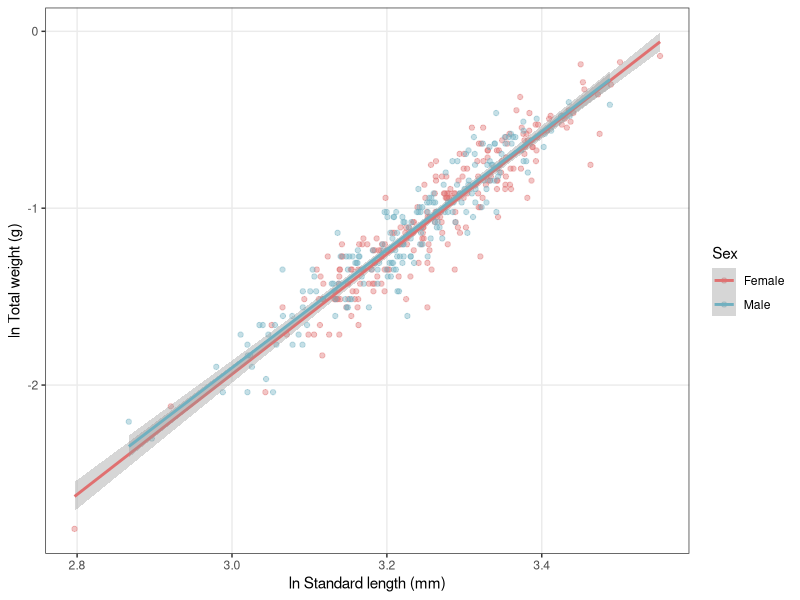
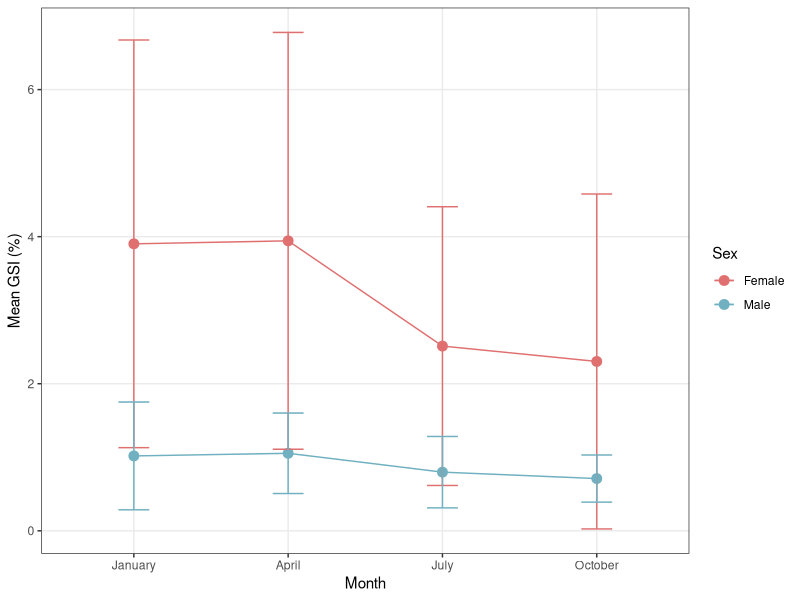
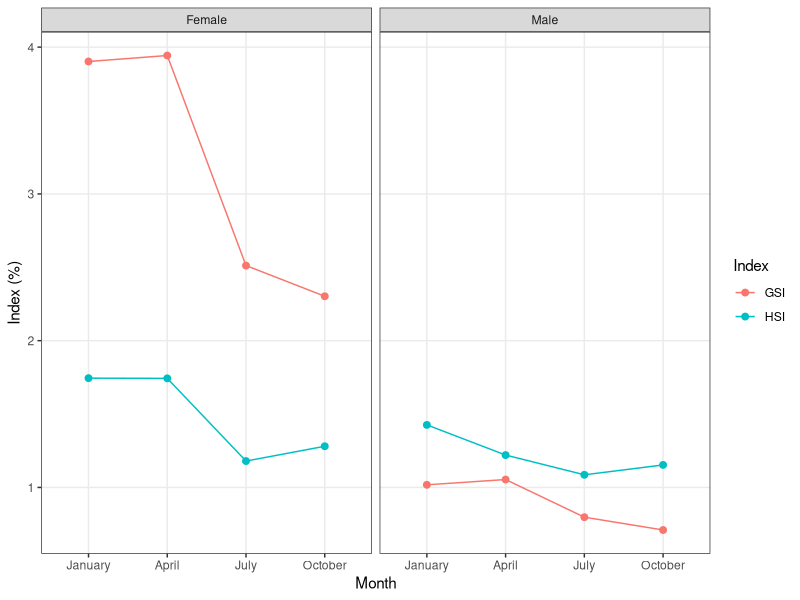
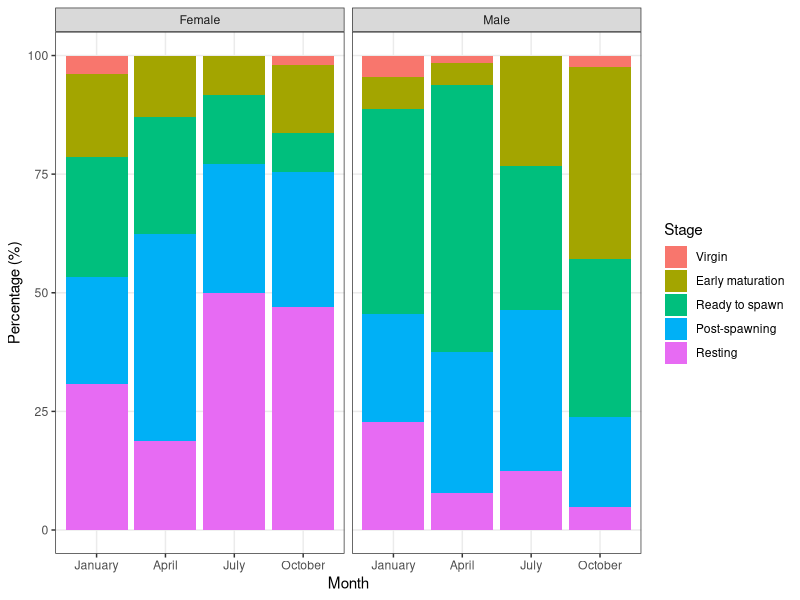
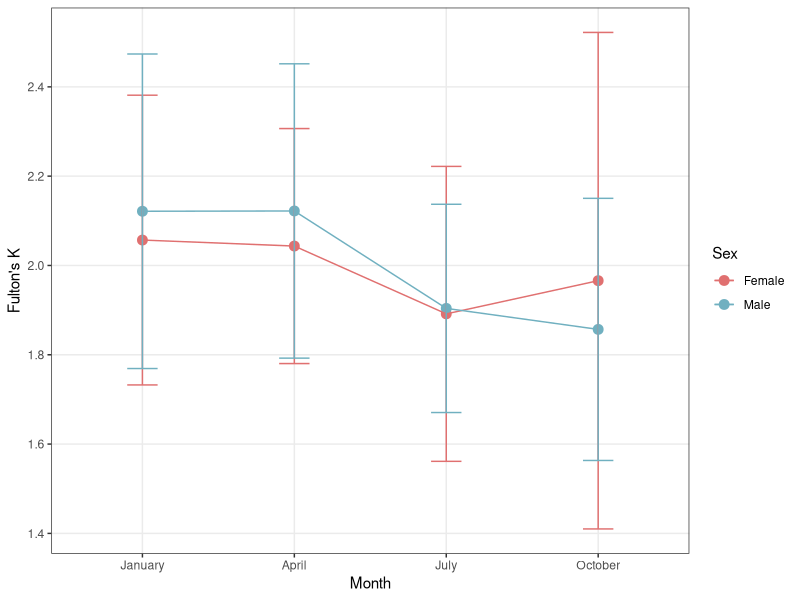
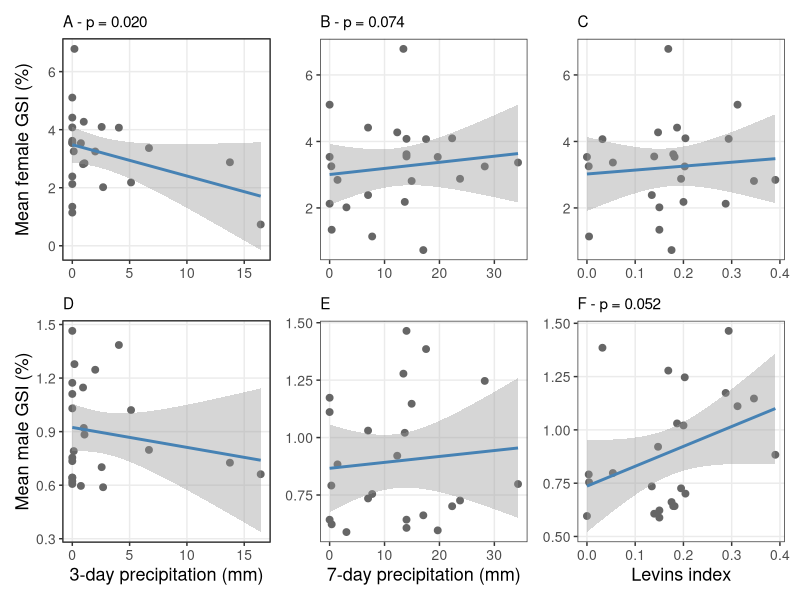
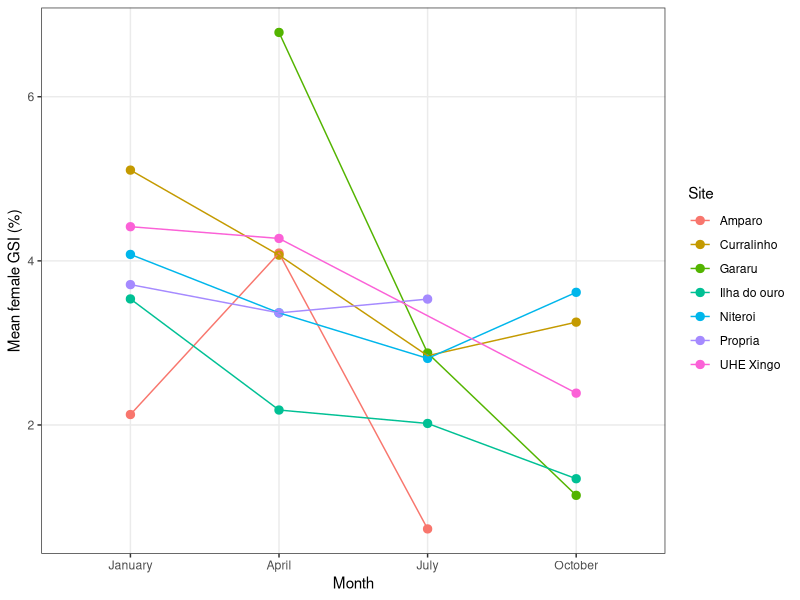
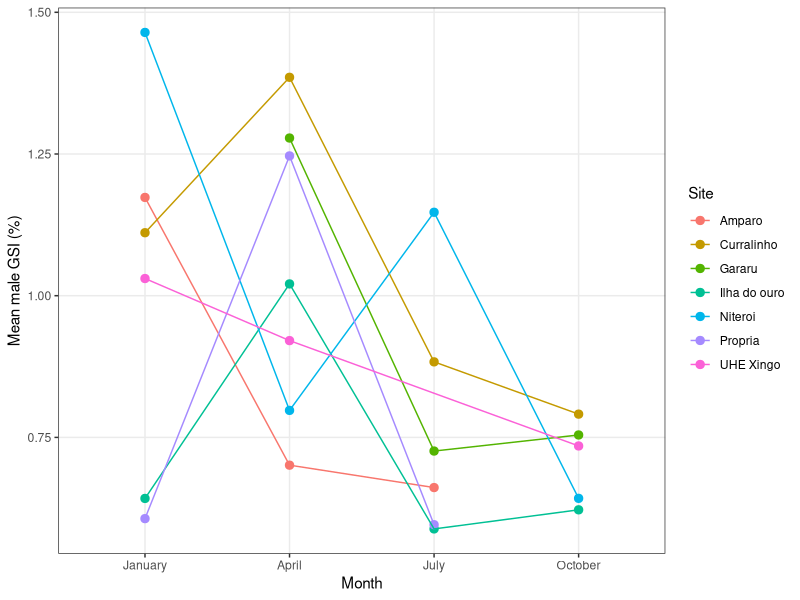

The R source for these figures, in order:
library(tidyverse)
library(readxl)
library(lme4)
library(lmerTest)
library(car)
library(patchwork)

# ── Load data ──────────────────────────────────────────────────────────────────
fish <- read_csv("data_paper_csvs/H.marginatus_food_items - fish info (3).csv")

env <- read_excel("raw_data/Variables_for_chapter_4.xlsx") %>%
  rename(
    Li  = Levins_index,
    p   = Precip_p1_MERGE,
    p3  = Precip_p15_MERGE,
    p33 = precip_p3_MERGE,
    p7  = precip_p7_MERGE
  )

Chapter_4 <- read_excel("raw_data/Variables_for_chapter_4.xlsx") %>%
  rename(
    Li  = Levins_index,
    p   = Precip_p1_MERGE,
    p3  = Precip_p15_MERGE,
    p33 = precip_p3_MERGE,
    p7  = precip_p7_MERGE
  )

# ── Join and calculate indices ─────────────────────────────────────────────────
fish <- fish %>%
  left_join(env %>% select(event_id, Month, Location, Biome, Li, p, p3, p33, p7),
            by = "event_id") %>%
  mutate(
    SL_mm = standard_length_cm,
    GSI   = (gonad_weight / total_weight) * 100,
    HSI   = (liver_weight / total_weight) * 100,
    K     = (total_weight / SL_mm^3) * 100000
  )

# ── Order months ───────────────────────────────────────────────────────────────
month_order <- c("January", "April", "July", "October")
fish <- fish %>%
  mutate(Month = factor(Month, levels = month_order))

females <- fish %>% filter(sex == "F")
males   <- fish %>% filter(sex == "M")

# ══════════════════════════════════════════════════════════════════════════════
# 1. SEX RATIO
# ══════════════════════════════════════════════════════════════════════════════
cat("=== SEX RATIO ===\n")
fish %>% filter(sex %in% c("F","M")) %>% count(sex)

fish %>%
  filter(sex %in% c("F","M")) %>%
  count(Month, sex) %>%
  pivot_wider(names_from = sex, values_from = n) %>%
  mutate(ratio_F_M = round(F/M, 2))

sex_counts <- table(fish$sex[fish$sex %in% c("F","M")])
chisq.test(sex_counts)

# ══════════════════════════════════════════════════════════════════════════════
# 2. LENGTH-WEIGHT RELATIONSHIP — WITH OUTLIER REMOVAL
# ══════════════════════════════════════════════════════════════════════════════

# Step 1: Fit initial models to identify outliers
females_clean <- females %>% filter(!is.na(total_weight), !is.na(SL_mm))
males_clean   <- males   %>% filter(!is.na(total_weight), !is.na(SL_mm))

lm_f_initial <- lm(log(total_weight) ~ log(SL_mm), data = females_clean)
lm_m_initial <- lm(log(total_weight) ~ log(SL_mm), data = males_clean)

females_clean <- females_clean %>% mutate(resid = residuals(lm_f_initial))
males_clean   <- males_clean   %>% mutate(resid = residuals(lm_m_initial))

# Step 2: Identify and report outliers
outliers <- bind_rows(
  females_clean %>% filter(abs(resid) > 0.5),
  males_clean   %>% filter(abs(resid) > 0.5)
) %>%
  select(sample_id, sex, SL_mm, total_weight, Month, Location, resid) %>%
  arrange(desc(abs(resid)))

cat("\n=== OUTLIERS REMOVED ===\n")
print(outliers)
cat("Total outliers removed:", nrow(outliers), "\n")

# Step 3: Remove outliers
females_no_outliers <- females_clean %>% filter(abs(resid) <= 0.5)
males_no_outliers   <- males_clean   %>% filter(abs(resid) <= 0.5)

cat("Females after outlier removal:", nrow(females_no_outliers), "\n")
cat("Males after outlier removal:",   nrow(males_no_outliers), "\n")

# Step 4: Refit models without outliers
lm_f <- lm(log(total_weight) ~ log(SL_mm), data = females_no_outliers)
lm_m <- lm(log(total_weight) ~ log(SL_mm), data = males_no_outliers)

summary(lm_f)
summary(lm_m)

cat("\nFemale: a =", round(exp(coef(lm_f)[1]), 6),
    "b =", round(coef(lm_f)[2], 3),
    "R² =", round(summary(lm_f)$r.squared, 3), "\n")
cat("Male:   a =", round(exp(coef(lm_m)[1]), 6),
    "b =", round(coef(lm_m)[2], 3),
    "R² =", round(summary(lm_m)$r.squared, 3), "\n")

# Step 5: Isometry test
t_f <- (coef(lm_f)[2] - 3) / summary(lm_f)$coefficients[2, 2]
p_f <- 2 * pt(abs(t_f), df = lm_f$df.residual, lower.tail = FALSE)
t_m <- (coef(lm_m)[2] - 3) / summary(lm_m)$coefficients[2, 2]
p_m <- 2 * pt(abs(t_m), df = lm_m$df.residual, lower.tail = FALSE)

cat("\nFemale isometry test: t =", round(t_f, 3), "p =", round(p_f, 4), "\n")
cat("Male isometry test:   t =", round(t_m, 3), "p =", round(p_m, 4), "\n")

# ══════════════════════════════════════════════════════════════════════════════
# 3. SIZE AT FIRST MATURITY
# ══════════════════════════════════════════════════════════════════════════════
cat("\n=== SIZE AT FIRST MATURITY ===\n")
fish %>%
  filter(sex %in% c("F","M")) %>%
  mutate(mature = ifelse(reproductive_status >= 3, "mature", "immature")) %>%
  group_by(sex, mature) %>%
  summarise(mean_SL = round(mean(SL_mm, na.rm = TRUE), 2),
            min_SL  = round(min(SL_mm, na.rm = TRUE), 2),
            max_SL  = round(max(SL_mm, na.rm = TRUE), 2),
            n       = n(), .groups = "drop")

# ══════════════════════════════════════════════════════════════════════════════
# 4. GSI BY SEX AND MONTH
# ══════════════════════════════════════════════════════════════════════════════
cat("\n=== GSI BY SEX AND MONTH ===\n")
fish %>%
  filter(sex %in% c("F","M")) %>%
  group_by(sex, Month) %>%
  summarise(mean_GSI = round(mean(GSI, na.rm = TRUE), 3),
            sd_GSI   = round(sd(GSI, na.rm = TRUE), 3),
            min_GSI  = round(min(GSI, na.rm = TRUE), 3),
            max_GSI  = round(max(GSI, na.rm = TRUE), 3),
            var_GSI  = round(var(GSI, na.rm = TRUE), 3),
            n        = n(), .groups = "drop")

cat("\n=== GSI OVERALL VARIANCE BY SEX ===\n")
fish %>%
  filter(sex %in% c("F","M")) %>%
  group_by(sex) %>%
  summarise(variance = round(var(GSI, na.rm = TRUE), 3))

# ══════════════════════════════════════════════════════════════════════════════
# 5. HSI BY SEX AND MONTH
# ══════════════════════════════════════════════════════════════════════════════
cat("\n=== HSI BY SEX AND MONTH ===\n")
fish %>%
  filter(sex %in% c("F","M")) %>%
  group_by(sex, Month) %>%
  summarise(mean_HSI = round(mean(HSI, na.rm = TRUE), 3),
            sd_HSI   = round(sd(HSI, na.rm = TRUE), 3),
            n        = n(), .groups = "drop")

# ══════════════════════════════════════════════════════════════════════════════
# 6. CONDITION FACTOR K BY SEX AND MONTH
# ══════════════════════════════════════════════════════════════════════════════
cat("\n=== CONDITION FACTOR K BY SEX AND MONTH ===\n")
fish %>%
  filter(sex %in% c("F","M")) %>%
  group_by(sex, Month) %>%
  summarise(mean_K = round(mean(K, na.rm = TRUE), 4),
            sd_K   = round(sd(K, na.rm = TRUE), 4),
            n      = n(), .groups = "drop")

# ══════════════════════════════════════════════════════════════════════════════
# 7. REPRODUCTIVE STAGING
# ══════════════════════════════════════════════════════════════════════════════
cat("\n=== REPRODUCTIVE STAGING OVERALL ===\n")
table(fish$sex, fish$reproductive_status)

cat("\n=== REPRODUCTIVE STAGING BY SEX AND MONTH ===\n")
fish %>%
  filter(sex %in% c("F","M")) %>%
  count(sex, Month, reproductive_status) %>%
  group_by(sex, Month) %>%
  mutate(pct = round(n / sum(n) * 100, 1)) %>%
  print(n = 50)

# ══════════════════════════════════════════════════════════════════════════════
# 8. COMBINED MODEL — ALL PREDICTORS TOGETHER
# ══════════════════════════════════════════════════════════════════════════════
p33 <- Chapter_4$p33
p7  <- Chapter_4$p7
Li  <- Chapter_4$Li
Gf  <- Chapter_4$mean_GSI_female
Gm  <- Chapter_4$mean_GSI_male

cat("\n=== COMBINED MODEL: FEMALE GSI ~ p33 + p7 + Li ===\n")
model_f_combined <- lmer(Gf ~ p33 + p7 + Li + (1|Location),
                         data = Chapter_4)
summary(model_f_combined)
vif(model_f_combined)

cat("\n=== COMBINED MODEL: MALE GSI ~ p33 + p7 + Li ===\n")
model_m_combined <- lmer(Gm ~ p33 + p7 + Li + (1|Location),
                         data = Chapter_4)
summary(model_m_combined)
vif(model_m_combined)

cat("\n=== CORRELATION BETWEEN RAINFALL VARIABLES ===\n")
cor(Chapter_4$p33, Chapter_4$p7, use = "complete.obs")

# ══════════════════════════════════════════════════════════════════════════════
# 9. FIGURES
# ══════════════════════════════════════════════════════════════════════════════

# Figure 1: Length-weight (log-log, outliers removed)
fig_LW <- bind_rows(
  females_no_outliers %>% mutate(sex = "F"),
  males_no_outliers   %>% mutate(sex = "M")
) %>%
  ggplot(aes(x = log(SL_mm), y = log(total_weight), colour = sex)) +
  geom_point(alpha = 0.4, size = 1.5) +
  geom_smooth(method = "lm", se = TRUE) +
  scale_colour_manual(values = c("F" = "#E07070", "M" = "#70B0C0"),
                      labels = c("Female", "Male")) +
  theme_bw() +
  theme(panel.grid.minor = element_blank()) +
  labs(x = "ln Standard length (mm)",
       y = "ln Total weight (g)",
       colour = "Sex")

fig_LW
ggsave("L_W_relationship.png", plot = fig_LW,
       width = 8, height = 5, dpi = 300)

# Figure 2: GSI seasonal pattern
fig_GSI <- fish %>%
  filter(sex %in% c("F","M")) %>%
  group_by(sex, Month) %>%
  summarise(mean = mean(GSI, na.rm = TRUE),
            sd   = sd(GSI, na.rm = TRUE), .groups = "drop") %>%
  ggplot(aes(x = Month, y = mean, colour = sex, group = sex)) +
  geom_point(size = 3) +
  geom_line() +
  geom_errorbar(aes(ymin = mean - sd, ymax = mean + sd), width = 0.2) +
  scale_colour_manual(values = c("F" = "#E07070", "M" = "#70B0C0"),
                      labels = c("Female", "Male")) +
  theme_bw() +
  theme(panel.grid.minor = element_blank()) +
  labs(x = "Month", y = "Mean GSI (%)", colour = "Sex")

fig_GSI
ggsave("GSI_seasonal_pattern.png", plot = fig_GSI,
       width = 8, height = 5, dpi = 300)

# Figure 3: GSI and HSI together
fig_GSI_HSI <- fish %>%
  filter(sex %in% c("F","M")) %>%
  group_by(sex, Month) %>%
  summarise(GSI = mean(GSI, na.rm = TRUE),
            HSI = mean(HSI, na.rm = TRUE), .groups = "drop") %>%
  pivot_longer(cols = c(GSI, HSI),
               names_to = "Index", values_to = "Value") %>%
  ggplot(aes(x = Month, y = Value, colour = Index, group = Index)) +
  geom_point(size = 2) +
  geom_line() +
  facet_wrap(~sex, labeller = labeller(sex = c("F" = "Female", "M" = "Male"))) +
  theme_bw() +
  theme(panel.grid.minor = element_blank()) +
  labs(x = "Month", y = "Index (%)", colour = "Index")

fig_GSI_HSI
ggsave("GSI_HSI_tradeoff.png", plot = fig_GSI_HSI,
       width = 10, height = 5, dpi = 300)

# Figure 4: Reproductive staging — corrected stage names
fig_staging <- fish %>%
  filter(sex %in% c("F","M")) %>%
  mutate(reproductive_status = factor(reproductive_status,
                                      levels = 1:5,
                                      labels = c("Virgin",
                                                 "Early maturation",
                                                 "Ready to spawn",
                                                 "Post-spawning",
                                                 "Resting"))) %>%
  count(sex, Month, reproductive_status) %>%
  group_by(sex, Month) %>%
  mutate(pct = n / sum(n) * 100) %>%
  ggplot(aes(x = Month, y = pct, fill = reproductive_status)) +
  geom_bar(stat = "identity", position = "stack") +
  facet_wrap(~sex, labeller = labeller(sex = c("F" = "Female", "M" = "Male"))) +
  theme_bw() +
  theme(panel.grid.minor = element_blank()) +
  labs(x = "Month", y = "Percentage (%)", fill = "Stage")

fig_staging
ggsave("reproductive_staging.png", plot = fig_staging,
       width = 10, height = 5, dpi = 300)

# Figure 5: Condition factor K
fig_K <- fish %>%
  filter(sex %in% c("F","M")) %>%
  group_by(sex, Month) %>%
  summarise(mean_K = mean(K, na.rm = TRUE),
            sd_K   = sd(K, na.rm = TRUE), .groups = "drop") %>%
  ggplot(aes(x = Month, y = mean_K, colour = sex, group = sex)) +
  geom_point(size = 3) +
  geom_line() +
  geom_errorbar(aes(ymin = mean_K - sd_K,
                    ymax = mean_K + sd_K), width = 0.2) +
  scale_colour_manual(values = c("F" = "#E07070", "M" = "#70B0C0"),
                      labels = c("Female", "Male")) +
  theme_bw() +
  theme(panel.grid.minor = element_blank()) +
  labs(x = "Month", y = "Fulton's K", colour = "Sex")

fig_K
ggsave("condition_factor_K.png", plot = fig_K,
       width = 8, height = 5, dpi = 300)

# Figure 6: Combined model scatterplots
plot_data <- Chapter_4 %>%
  select(Location, Month, mean_GSI_female, mean_GSI_male,
         p33, p7, Li) %>%
  rename(Gf = mean_GSI_female,
         Gm = mean_GSI_male)

pt <- theme_bw() +
  theme(panel.grid.minor = element_blank(),
        plot.title = element_text(size = 11),
        axis.title = element_blank(),
        axis.text = element_text(size = 10))

pA <- ggplot(plot_data, aes(x = p33, y = Gf)) +
  geom_point(colour = "grey40", size = 2) +
  geom_smooth(method = "lm", se = TRUE, colour = "steelblue") +
  labs(title = "A - p = 0.020") +
  pt +
  theme(axis.title.y = element_text(size = 13)) +
  ylab("Mean female GSI (%)")

pB <- ggplot(plot_data, aes(x = p7, y = Gf)) +
  geom_point(colour = "grey40", size = 2) +
  geom_smooth(method = "lm", se = TRUE, colour = "steelblue") +
  labs(title = "B - p = 0.074") + pt

pC <- ggplot(plot_data, aes(x = Li, y = Gf)) +
  geom_point(colour = "grey40", size = 2) +
  geom_smooth(method = "lm", se = TRUE, colour = "steelblue") +
  labs(title = "C") + pt

pD <- ggplot(plot_data, aes(x = p33, y = Gm)) +
  geom_point(colour = "grey40", size = 2) +
  geom_smooth(method = "lm", se = TRUE, colour = "steelblue") +
  labs(title = "D") +
  pt +
  theme(axis.title.y = element_text(size = 13),
        axis.title.x = element_text(size = 13)) +
  ylab("Mean male GSI (%)") +
  xlab("3-day precipitation (mm)")

pE <- ggplot(plot_data, aes(x = p7, y = Gm)) +
  geom_point(colour = "grey40", size = 2) +
  geom_smooth(method = "lm", se = TRUE, colour = "steelblue") +
  labs(title = "E") +
  pt +
  theme(axis.title.x = element_text(size = 13)) +
  xlab("7-day precipitation (mm)")

pF <- ggplot(plot_data, aes(x = Li, y = Gm)) +
  geom_point(colour = "grey40", size = 2) +
  geom_smooth(method = "lm", se = TRUE, colour = "steelblue") +
  labs(title = "F - p = 0.052") +
  pt +
  theme(axis.title.x = element_text(size = 13)) +
  xlab("Levins index")

combined <- wrap_plots(pA, pB, pC,
                       pD, pE, pF,
                       nrow = 2)

combined
ggsave("GSI_rainfall_diet_models.png", plot = combined,
       width = 12, height = 8, dpi = 300)





library(tidyverse)
library(ggplot2)

# ── Prepare site-level mean GSI data ──────────────────────────────────────────
site_GSI <- fish %>%
  filter(sex %in% c("F", "M")) %>%
  group_by(sex, Month, Location) %>%
  summarise(mean_GSI = mean(GSI, na.rm = TRUE), .groups = "drop")

# ── Figure A: Line plot — mean GSI per site across months, coloured by site ───
fig_site_GSI_f <- site_GSI %>%
  filter(sex == "F") %>%
  ggplot(aes(x = Month, y = mean_GSI,
             colour = Location, group = Location)) +
  geom_point(size = 2.5) +
  geom_line() +
  theme_bw() +
  theme(panel.grid.minor = element_blank()) +
  labs(x = "Month",
       y = "Mean female GSI (%)",
       colour = "Site")

fig_site_GSI_m <- site_GSI %>%
  filter(sex == "M") %>%
  ggplot(aes(x = Month, y = mean_GSI,
             colour = Location, group = Location)) +
  geom_point(size = 2.5) +
  geom_line() +
  theme_bw() +
  theme(panel.grid.minor = element_blank()) +
  labs(x = "Month",
       y = "Mean male GSI (%)",
       colour = "Site")
fig_site_GSI_f
fig_site_GSI_m

ggsave("GSI_by_site_female.png", plot = fig_site_GSI_f,
       width = 10, height = 5, dpi = 300)
ggsave("GSI_by_site_male.png", plot = fig_site_GSI_m,
       width = 10, height = 5, dpi = 300)

# ── Figure B: Correlation matrix — mean female GSI across sites ───────────────
library(reshape2)

# Pivot to wide format — one column per site
GSI_wide_f <- site_GSI %>%
  filter(sex == "F") %>%
  select(Month, Location, mean_GSI) %>%
  pivot_wider(names_from = Location, values_from = mean_GSI)

GSI_wide_m <- site_GSI %>%
  filter(sex == "M") %>%
  select(Month, Location, mean_GSI) %>%
  pivot_wider(names_from = Location, values_from = mean_GSI)

# Check the wide format
print(GSI_wide_f)
print(GSI_wide_m)

# Fix correlation — use pairwise complete observations
cor_f <- cor(GSI_wide_f[,-1], use = "pairwise.complete.obs")
cor_m <- cor(GSI_wide_m[,-1], use = "pairwise.complete.obs")

cat("=== FEMALE GSI CORRELATION MATRIX ACROSS SITES ===\n")
print(round(cor_f, 2))

cat("\n=== MALE GSI CORRELATION MATRIX ACROSS SITES ===\n")
print(round(cor_m, 2))

# ── Heatmap of correlation matrix ─────────────────────────────────────────────
cor_f_melt <- melt(cor_f)
cor_m_melt <- melt(cor_m)

fig_cor_f <- ggplot(cor_f_melt, aes(x = Var1, y = Var2, fill = value)) +
  geom_tile() +
  geom_text(aes(label = round(value, 2)), size = 3) +
  scale_fill_gradient2(low = "blue", mid = "white", high = "red",
                       midpoint = 0, limits = c(-1, 1)) +
  theme_bw() +
  theme(axis.text.x = element_text(angle = 45, hjust = 1)) +
  labs(x = "", y = "", fill = "r")

fig_cor_m <- ggplot(cor_m_melt, aes(x = Var1, y = Var2, fill = value)) +
  geom_tile() +
  geom_text(aes(label = round(value, 2)), size = 3) +
  scale_fill_gradient2(low = "blue", mid = "white", high = "red",
                       midpoint = 0, limits = c(-1, 1)) +
  theme_bw() +
  theme(axis.text.x = element_text(angle = 45, hjust = 1)) +
  labs(x = "", y = "", fill = "r")

fig_cor_f
fig_cor_m

ggsave("GSI_site_correlation_female.png", plot = fig_cor_f,
       width = 8, height = 6, dpi = 300)
ggsave("GSI_site_correlation_male.png", plot = fig_cor_m,
       width = 8, height = 6, dpi = 300)
